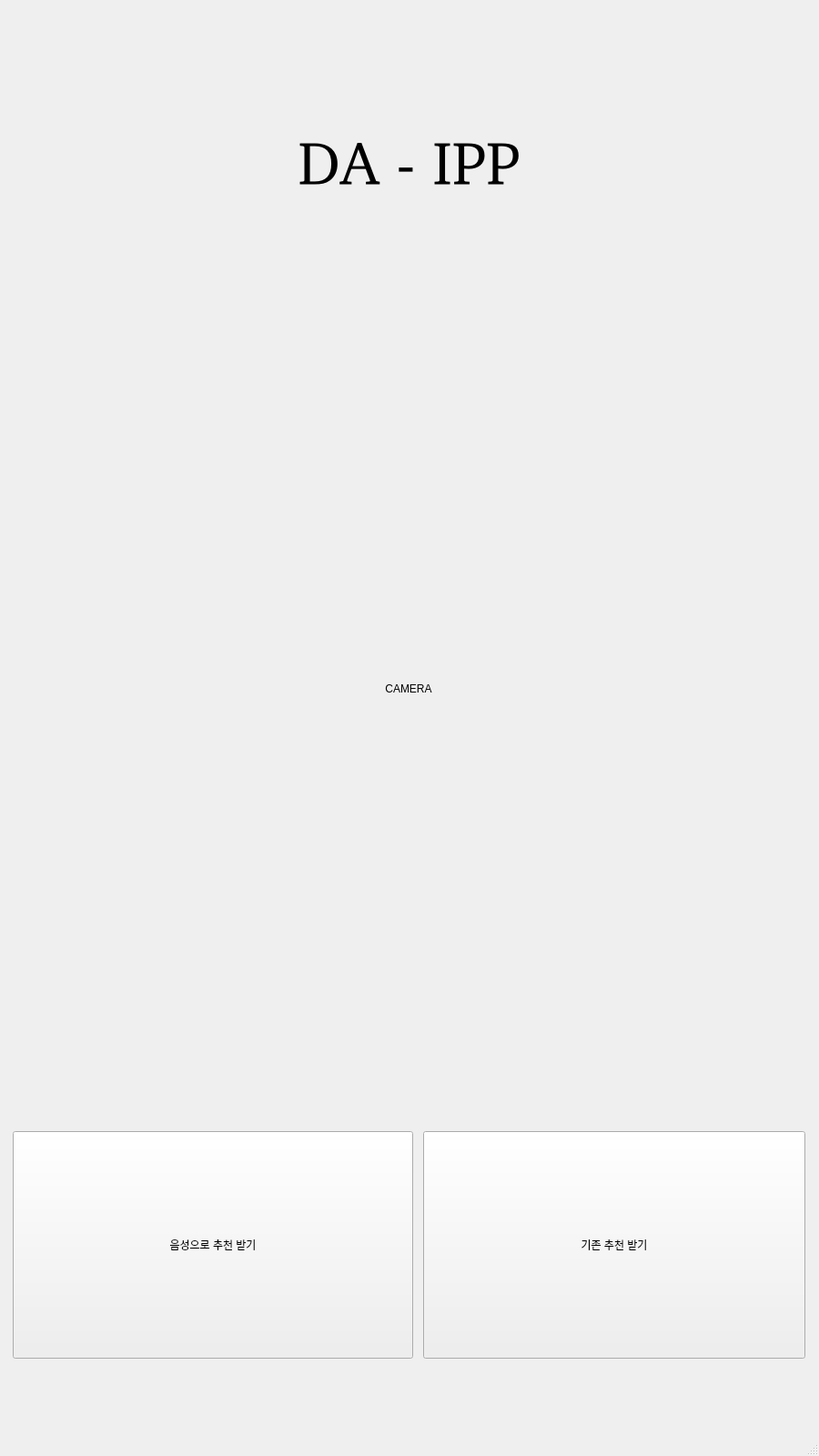
<?xml version="1.0" encoding="UTF-8"?>
<ui version="4.0">
 <class>MainWindow</class>
 <widget class="QMainWindow" name="MainWindow">
  <property name="geometry">
   <rect>
    <x>0</x>
    <y>0</y>
    <width>900</width>
    <height>1600</height>
   </rect>
  </property>
  <property name="minimumSize">
   <size>
    <width>900</width>
    <height>1600</height>
   </size>
  </property>
  <property name="maximumSize">
   <size>
    <width>900</width>
    <height>1600</height>
   </size>
  </property>
  <property name="windowTitle">
   <string>MainWindow</string>
  </property>
  <widget class="QWidget" name="centralwidget">
   <layout class="QGridLayout" name="gridLayout">
    <item row="3" column="1">
     <widget class="QPushButton" name="go_third">
      <property name="sizePolicy">
       <sizepolicy hsizetype="Minimum" vsizetype="Maximum">
        <horstretch>0</horstretch>
        <verstretch>0</verstretch>
       </sizepolicy>
      </property>
      <property name="minimumSize">
       <size>
        <width>420</width>
        <height>250</height>
       </size>
      </property>
      <property name="maximumSize">
       <size>
        <width>420</width>
        <height>250</height>
       </size>
      </property>
      <property name="text">
       <string>기존 추천 받기</string>
      </property>
     </widget>
    </item>
    <item row="2" column="0" colspan="2">
     <layout class="QGridLayout" name="gridLayout_5">
      <item row="0" column="0">
       <widget class="QLabel" name="camera">
        <property name="minimumSize">
         <size>
          <width>720</width>
          <height>960</height>
         </size>
        </property>
        <property name="maximumSize">
         <size>
          <width>720</width>
          <height>960</height>
         </size>
        </property>
        <property name="text">
         <string>CAMERA</string>
        </property>
        <property name="alignment">
         <set>Qt::AlignCenter</set>
        </property>
       </widget>
      </item>
     </layout>
    </item>
    <item row="3" column="0">
     <widget class="QPushButton" name="go_second">
      <property name="sizePolicy">
       <sizepolicy hsizetype="Minimum" vsizetype="Maximum">
        <horstretch>0</horstretch>
        <verstretch>0</verstretch>
       </sizepolicy>
      </property>
      <property name="minimumSize">
       <size>
        <width>440</width>
        <height>250</height>
       </size>
      </property>
      <property name="maximumSize">
       <size>
        <width>440</width>
        <height>250</height>
       </size>
      </property>
      <property name="text">
       <string>음성으로 추천 받기</string>
      </property>
     </widget>
    </item>
    <item row="4" column="0" colspan="2">
     <layout class="QVBoxLayout" name="verticalLayout_3">
      <property name="sizeConstraint">
       <enum>QLayout::SetNoConstraint</enum>
      </property>
      <item>
       <widget class="QLabel" name="teamname_2">
        <property name="minimumSize">
         <size>
          <width>0</width>
          <height>70</height>
         </size>
        </property>
        <property name="maximumSize">
         <size>
          <width>16777215</width>
          <height>70</height>
         </size>
        </property>
        <property name="text">
         <string/>
        </property>
        <property name="pixmap">
         <pixmap>temp2/배경이미지.png</pixmap>
        </property>
       </widget>
      </item>
     </layout>
    </item>
    <item row="0" column="0" colspan="2">
     <layout class="QVBoxLayout" name="verticalLayout">
      <property name="sizeConstraint">
       <enum>QLayout::SetNoConstraint</enum>
      </property>
      <item>
       <widget class="QLabel" name="teamname">
        <property name="minimumSize">
         <size>
          <width>0</width>
          <height>70</height>
         </size>
        </property>
        <property name="maximumSize">
         <size>
          <width>16777215</width>
          <height>70</height>
         </size>
        </property>
        <property name="text">
         <string/>
        </property>
        <property name="pixmap">
         <pixmap>temp2/배경이미지.png</pixmap>
        </property>
       </widget>
      </item>
     </layout>
    </item>
    <item row="1" column="0" colspan="2">
     <layout class="QGridLayout" name="gridLayout_4">
      <item row="0" column="0">
       <widget class="QLabel" name="label">
        <property name="font">
         <font>
          <family>Z003 [UKWN]</family>
          <pointsize>50</pointsize>
         </font>
        </property>
        <property name="text">
         <string>DA - IPP</string>
        </property>
        <property name="alignment">
         <set>Qt::AlignCenter</set>
        </property>
        <property name="wordWrap">
         <bool>true</bool>
        </property>
       </widget>
      </item>
     </layout>
    </item>
   </layout>
  </widget>
  <widget class="QStatusBar" name="statusbar"/>
 </widget>
 <resources/>
 <connections/>
</ui>
